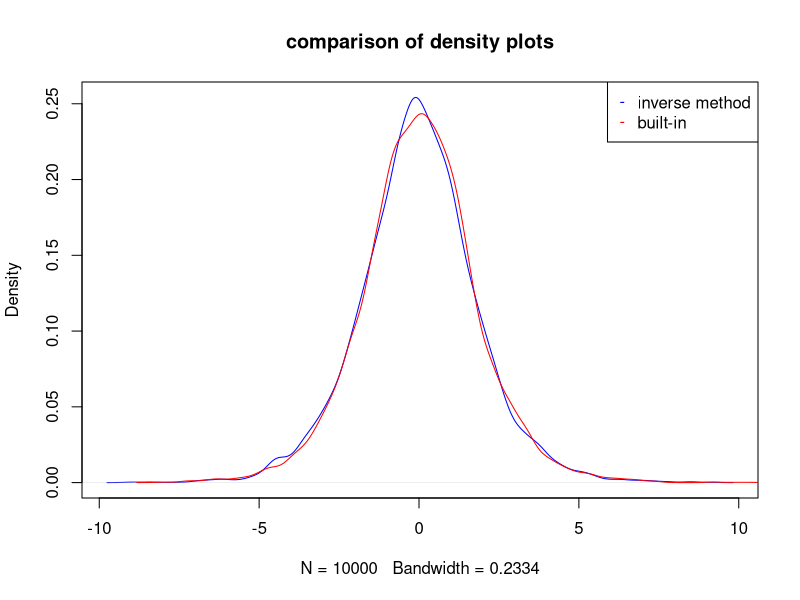
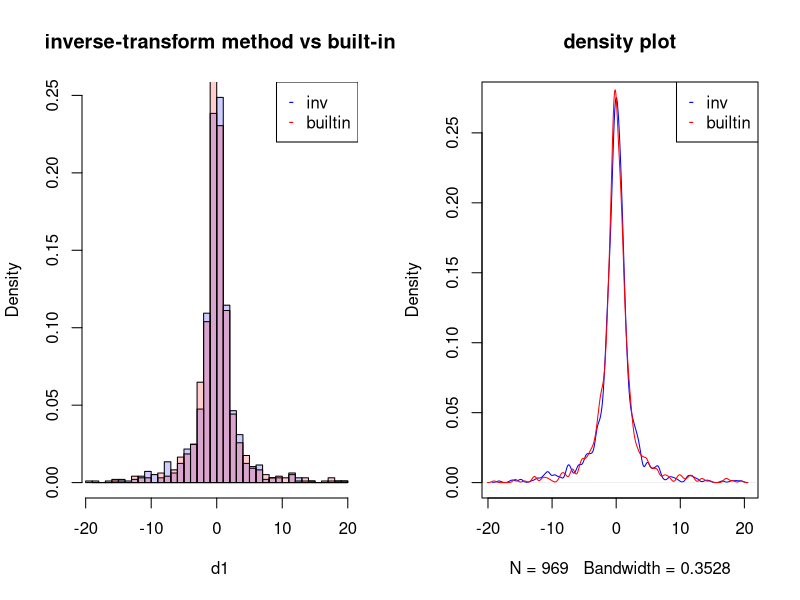
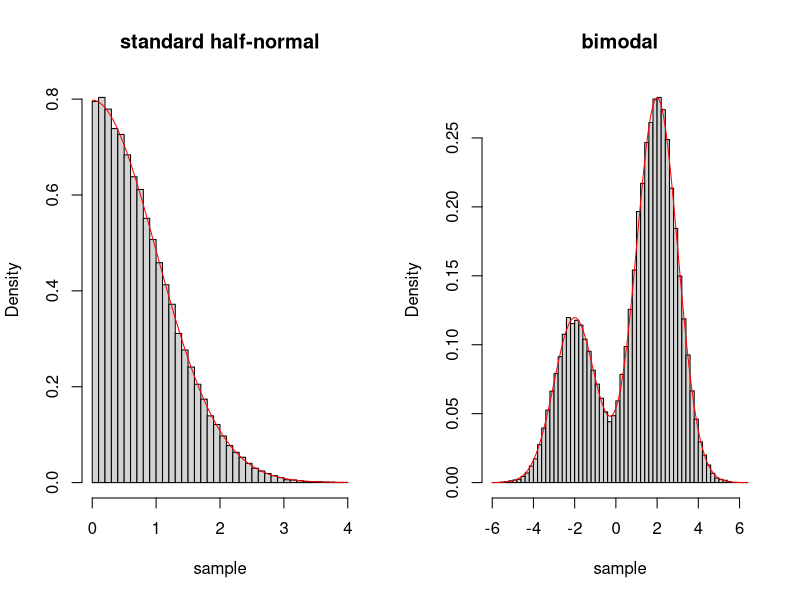

Generate these figures, in order, with R:
## ---- chunk 1
newton_method <- function(f,dfdx,x0,eps=1e-3, debug=T)
{
  n <- 0
  repeat
  {
    x1 <- x0 - f(x0) / dfdx(x0)
    n <- n + 1
   
    if (debug==T) { cat("iteration=",n," x=",x1,"\n") }
    if(abs(x1 - x0) < eps) { break }
    x0 <- x1
  }
  list(root=x0,iter=n)
}
## ---- chunk 2
f <- function(x) { x^3 + x - 4 }
dfdx <- function(x) { 3*x^2 + 1 }
eps <- 1e-6
x0 <- 1
result <- newton_method(f,dfdx,x0,eps)
## ---- chunk 3
secant_method <- function(f,x0,x1,eps,debug=T)
{
  n <- 0
  repeat
  {
    x2 <- x1 - f(x1) * (x1 - x0) / (f(x1) - f(x0))
    n <- n + 1
    
    if (debug==T) { cat("iteration=",n," x=",x2,"\n") }
    
    if(abs(x2-x1) < eps)
    {
      break
    }
    x0 <- x1
    x1 <- x2
  }
  
  list(root=x1,iter=n)
}
## ---- chunk 4
x0 <- 0
x1 <- 1
result <- secant_method(f,x0,x1,eps,F)
## ---- chunk 5
n <- 10000
from <- 0
to <- 4
by <- (to-from)/n
newt_sols <- vector(length=n)
sec_sols <- vector(length=n)
i <- 1
for (x0 in seq(from=from, to=to, by=by))
{
  newt_sols[i] <- newton_method(f,dfdx,x0,eps,F)$iter
  sec_sols[i] <- secant_method(f,x0,x0+1,eps,F)$iter
  i <- i + 1
}
## ---- chunk 6
cat("mean iterations\n",
    "newton => ", mean(newt_sols), "\n",
    "secant => ", mean(sec_sols), "\n")
## ---- chunk 7
d <- read.table("ache.txt", header=T) 
n <- length(d$age)
X <- cbind(rep(1,n), d$age, d$age^2)

loglike <- function(theta)
{
  sum(dpois(d$monkeys,exp(log(d$days)+X%*%theta),log=T))
}
## ---- chunk 8
library(numDeriv)
newton_raphson_method <- function(x0,f,eps)
{
  n <- 0
  x1 <- x0
  repeat
  {
      x1 <- x0 - solve(hessian(f,x0))%*%t(jacobian(f,x0))
      n <- n + 1
      if (n %% 7 == 0) { cat("iteration=",n," theta=",x1,"\n") }
      if (max(abs(x1 - x0)) < eps)
      {
        break
      }
      x0 <- x1
  }
  list(root=x1,iter=n)
}
## ---- chunk 9
eps <- 1e-6
theta0 <- c(5.99, 0.167, 0.001) # starting values
theta_mle <- newton_raphson_method(theta0,loglike,eps)$root
## ---- chunk 10
theta_mle
## ---- chunk 11
glm(monkeys~age+I(age^2),family="poisson", offset=log(days),data=d)$coefficients
## ---- chunk 12
n <- 10000
us <- runif(n)
d1 <- density(log(us/(1-us)))
d2 <- density(rlogis(n))
plot(d1,col="blue",main="comparison of density plots")
lines(d2,col="red")
legend(x="topright",legend=c("inverse method","built-in"),col=c("blue","red"),
       pch=c("-","-"))
## ---- chunk 13
n <- 1000
us <- runif(n)
d1 <- tan(pi*(us-0.5))
d2 <- rcauchy(n=n)

d1 <- d1[d1 > -20 & d1 < 20]
d2 <- d2[d2 > -20 & d2 < 20]

c1 <- rgb(0,0,255, max = 255, alpha = 50, names = "blue")
c2 <- rgb(255,0,0, max = 255, alpha = 50, names = "red")

par(mfrow=c(1,2))
hist(d1,col=c1,freq=F,breaks=50,main="inverse-transform method vs built-in")
hist(d2,col=c2,add=T,freq=F,breaks=50)
legend(x="topright",legend=c("inv","builtin"),col=c("blue","red"),pch=c("-","-"))
plot(density(d1), col="blue",main="density plot")
lines(density(d2), col="red") 
legend(x="topright",legend=c("inv","builtin"),col=c("blue","red"),pch=c("-","-"))
## ---- chunk 14
# simulate n realizes of geometric(p)
rgeo <- function(n,p)
{
  outcomes <- vector(length=n)
  for (i in 1:n)
  {
    trials <- 0
    while (T)
    {
      trials <- trials + 1
      if (rbinom(1,1,p) == 1)
      {
        break
      }
    }
    outcomes[i] <- trials
  }
  outcomes
}
## ---- chunk 15
p <- .2
n <- 10000
sample <- rgeo(n,p)
cat("the mean should be approximate 1/p =", 1/p, " and we obtain a mean of ", mean(sample))
## ---- chunk 16
# density for standard half-normal
dhalfnormal <- function(x) { 2/sqrt(2*pi)*exp(-x^2/2) }
## ---- chunk 17

# accept-rejection sampling for standard half-normal
# using exp(rate=1)
rhalfnormal <- function(N)
{
  c <- 1.315489247
  xs <- vector(length=N)
  k <- 1
  while (T)
  {
    x <- rexp(n=1)
    if (runif(n=1) < dhalfnormal(x)/(c*dexp(x)))
    {
      xs[k] <- x
      k <- k + 1
      if (k == N)
      {
        break
      }
    }
  }
  xs
}
## ---- chunk 18
n <- 100000
sample <- rhalfnormal(n)
hist(sample,freq=F,breaks=50,main="standard half-normal")
curve(dhalfnormal(x),add=TRUE,col="red") 
## ---- chunk 19
# density for biomodal density
kerbimodal <- function(x) { 3*exp(-0.5*(x+2)^2) + 7*exp(-0.5*(x-2)^2) }
kerbimodal.C <- 25.0663
dbimodal <- function(x) { kerbimodal(x) / kerbimodal.C }
## ---- chunk 20
# accept-rejection sampling for bimodal distribution with density dbimodal
# using normal(0,2^2).
rbimodal <- function(N)
{
  c <- 68.35212
  xs <- vector(length=N)
  k <- 1
  while (T)
  {
    x <- rnorm(n=1,mean=0,sd=2)
    if (runif(n=1) < kerbimodal(x)/(c*dnorm(x,mean=0,sd=2)))
    {
      xs[k] <- x
      if (k == N)
      {
        break
      }
      k <- k + 1
    }
  }
  xs
}
## ---- chunk 21
n <- 100000
sample <- rbimodal(n)
hist(sample,freq=F,breaks=50,main="bimodal")
curve(dbimodal(x),add=TRUE,col="red") 
